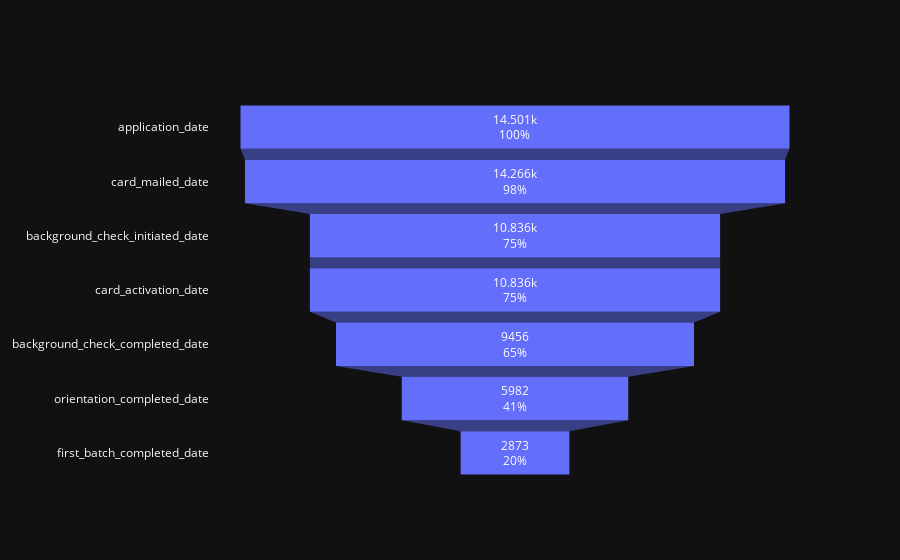

The code cell stored with this chart in its notebook:
### Markdown cell above
### Plot the converstion funnel of both groups

### Code cell
from plotly import graph_objects as go

fig = go.Figure(go.Funnel(
    y=df_control_converstion.index.get_level_values(1),
    x=df_control_converstion.applicant_id,
    name='control',
    textinfo="value+percent initial"))

fig.show()

# The converstion funnel of control group is: application_date -> orientation_completed_date -> first_batch_completed_date

# and the converstion rate is about 20%

### Figure 1 — Plotly figure (JSON) as saved in the notebook; plotly's stock layout.template omitted (floating-point values rounded to 4 significant figures)
{"data": [{"name": "control", "textinfo": "value+percent initial", "type": "funnel", "x": [14501, 14266, 10836, 10836, 9456, 5982, 2873], "y": ["application_date", "card_mailed_date", "background_check_initiated_date", "card_activation_date", "background_check_completed_date", "orientation_completed_date", "first_batch_completed_date"]}], "layout": {}}
